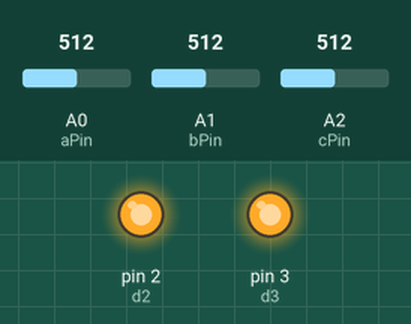
Simulated run of this sketch. Board: Arduino Uno, built with avr-gcc and run on an emulated ATmega328P. On the bench: output pins drawn as LEDs (lit = HIGH). The test bench sets the inputs (shaded band); at power-on: A0 (aPin) = 512, A1 (bPin) = 512, A2 (cPin) = 512. Pins used as bus, display or sensor lines are not drawn.

Above: at 1.2 s.
1.3 s: A0 (aPin) set to 482
At 2.3 s:
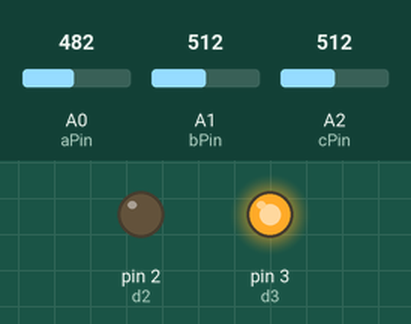
2.8 s: A1 (bPin) set to 488
At 3.5 s:
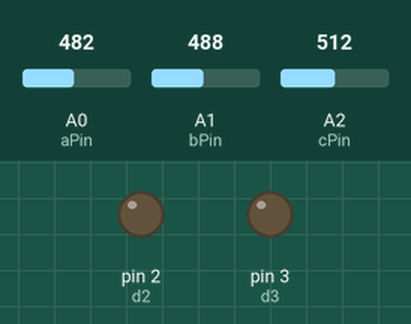
4.3 s: A0 (aPin) set to 510
At 4.6 s:
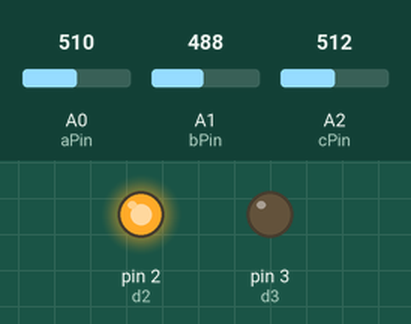
5.8 s: A0 (aPin) set to 490
At 7.0 s:
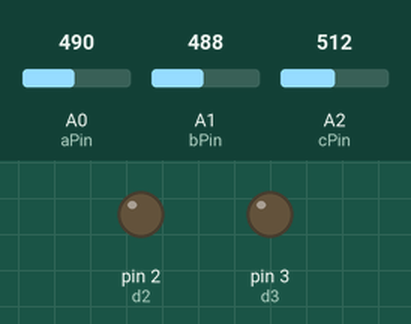
7.3 s: A0 (aPin) set to 511
At 8.1 s:
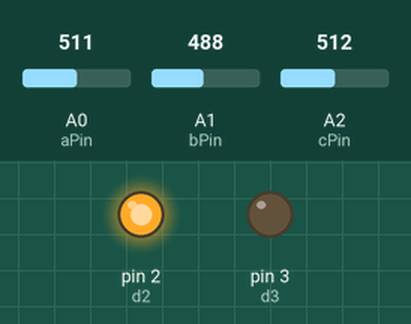
Timing chart, 0 to 9.8 s (numbered marks = the images above; inputs shaded):
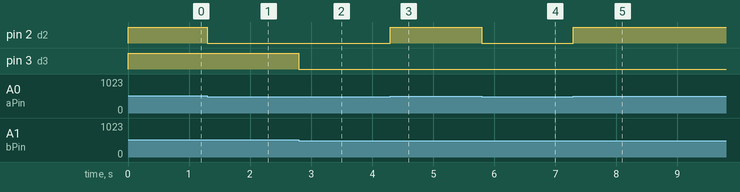

Measured:
- the behaviour switches between 500 and 499 on A0 (aPin) (found by bisection; images 0 and 1)
- the behaviour switches between 500 and 499 on A1 (bPin) (found by bisection; images 1 and 2)
- after the input at 1.3 s, pin 2 (d2): HIGH → LOW at once
- after the input at 2.8 s, pin 3 (d3): HIGH → LOW at once
- after the input at 4.3 s, pin 2 (d2): LOW → HIGH at once
- after the input at 5.8 s, pin 2 (d2): HIGH → LOW at once
- after the input at 7.3 s, pin 2 (d2): LOW → HIGH at once

The sketch:

ZavodDym.ino
```cpp
#include <Wire.h>
#define SLAVE_ADDRESS 0x04

int d2 = 2;
int aPin=A0;
int avalueA=0;

int d3 = 3;
int bPin=A1;
int avalueB=0;

int d4 = 4;
int cPin=A2;
int avalueC=0;


void setup()
{
    Serial.begin(9600);
    pinMode(d2,OUTPUT);
    pinMode(d3,OUTPUT);
    pinMode(d4,OUTPUT);


    Wire.begin(SLAVE_ADDRESS);
    Wire.onReceive(receiveData);
    Wire.onRequest(sendData);


}
int pin,st,val=0,flag=0,index=0;
char buf[8];
byte b[2];
void loop()
{
  avalueA=analogRead(aPin);

  if (avalueA < 500){
    digitalWrite(d2,LOW);
  } if (avalueA > 500){
     digitalWrite(d2,HIGH);
  }

  avalueB=analogRead(bPin);

  if (avalueB < 500){
    digitalWrite(d3,LOW);
  } if (avalueB > 500){
     digitalWrite(d3,HIGH);
  }


  avalueC=analogRead(cPin);

  if (avalueC < 500){
    digitalWrite(d4,LOW);
  } if (avalueC > 500){
     digitalWrite(d4,HIGH);
  }


  if(flag==1)
  {
    flag=0;
    val=analogRead(pin);
    b[0]=val/256;
    b[1]=val%256;
   }


}

void receiveData(int byteCount)
{
    while(Wire.available()>0)
    {
      pin=Wire.read();
      flag=1;

    }
}

// callback for sending data
void sendData()
{
  Wire.write(b,2);
}
```
